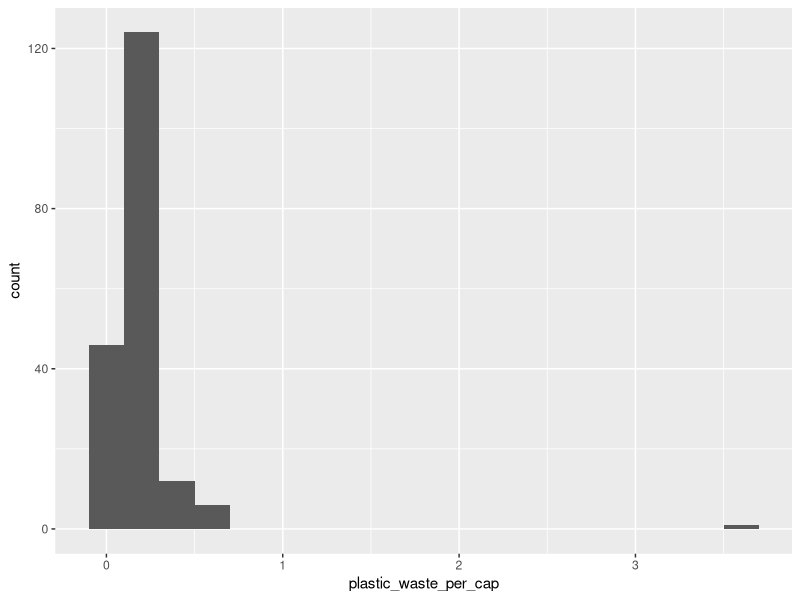
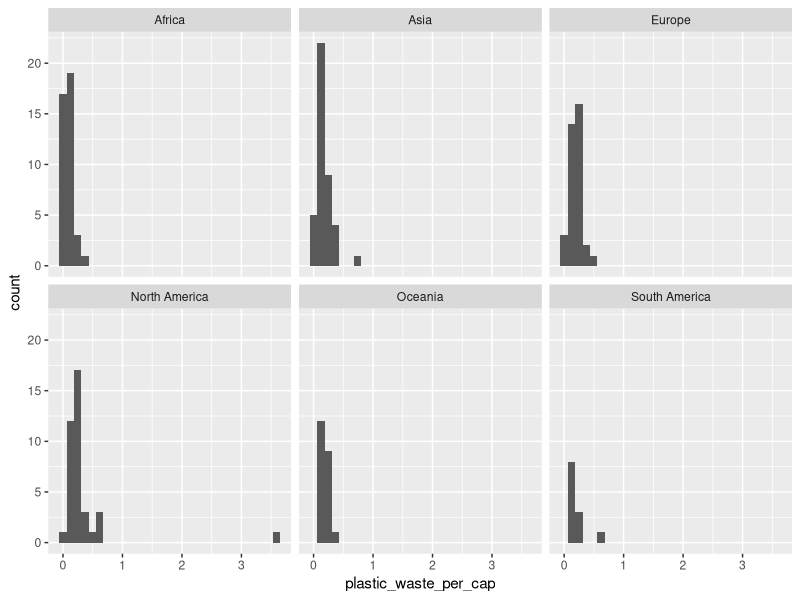
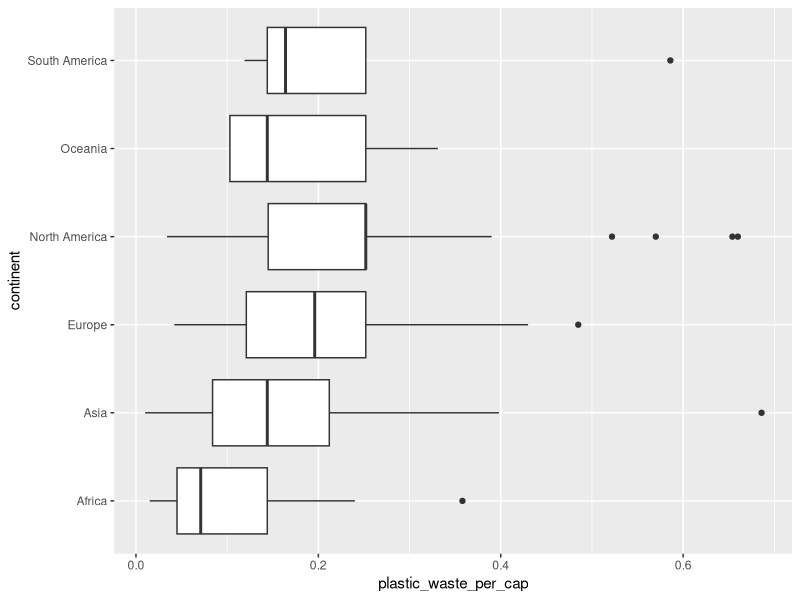
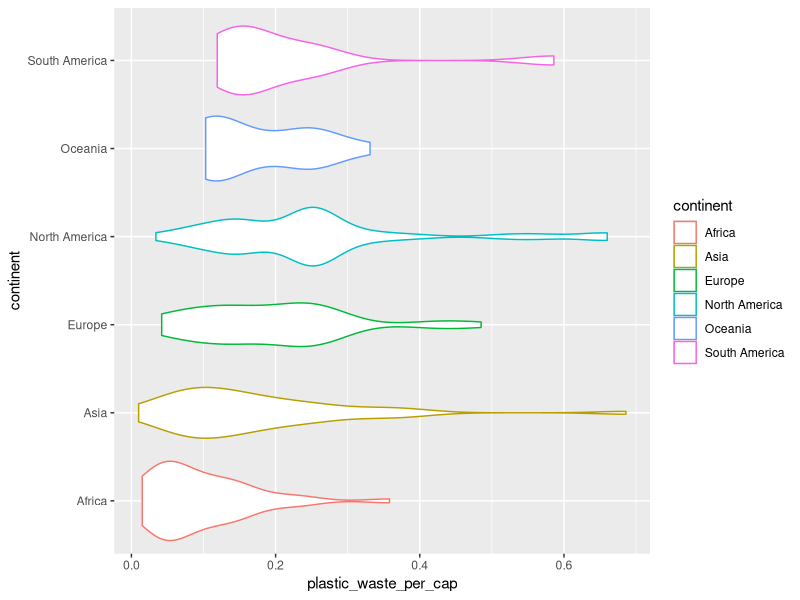
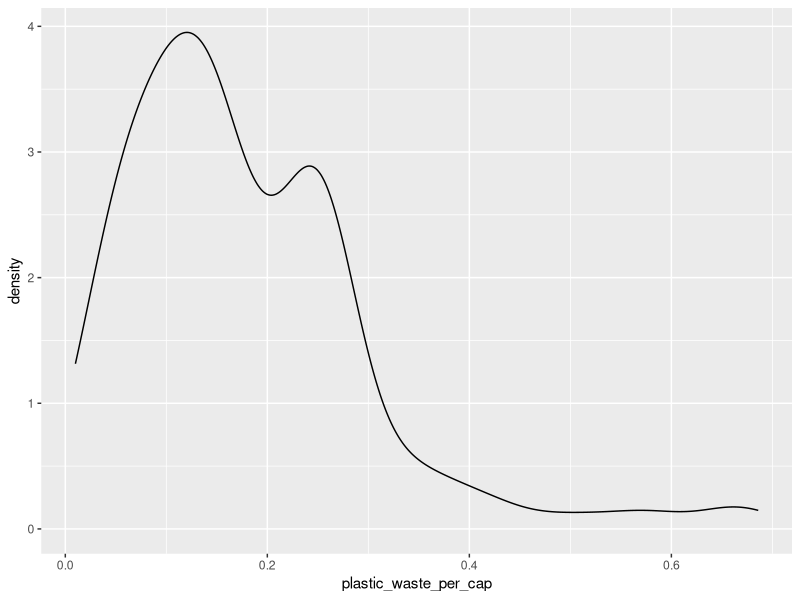
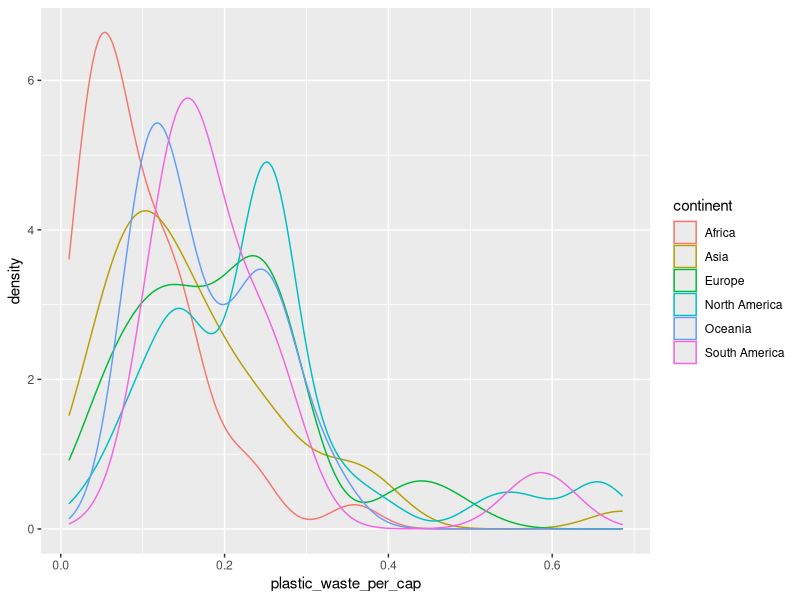
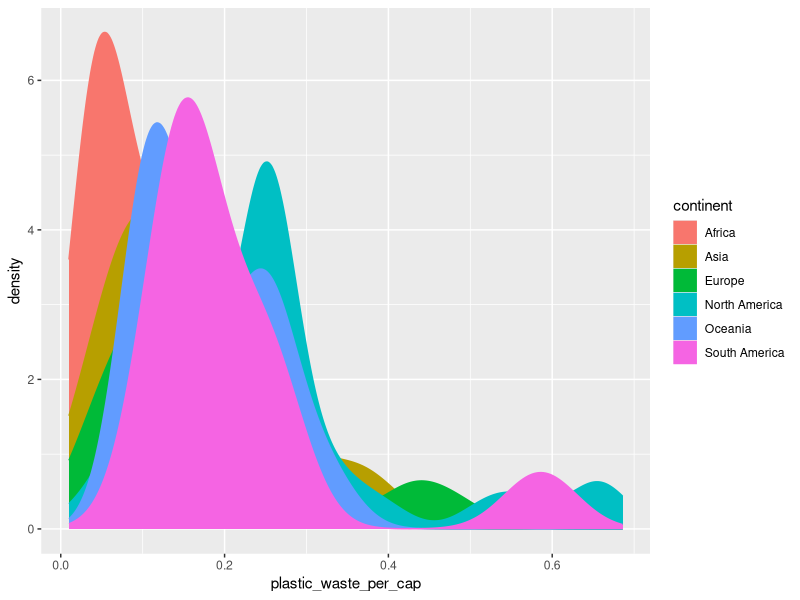
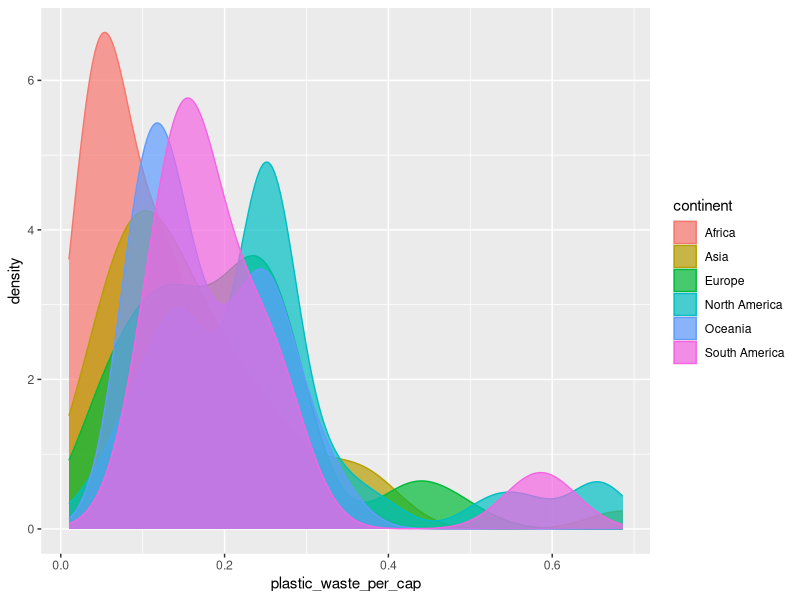

R code for these plots, in order: (Note: this script raises an error after producing the figures.)
## ---- chunk 1
knitr::opts_chunk$set(eval = TRUE)
## ---- chunk 2
library(tidyverse)
## ---- chunk 3
plastic_waste <- read_csv("data/plastic-waste.csv")
## ---- chunk 4
ggplot(data = plastic_waste, aes(x = plastic_waste_per_cap)) +
  geom_histogram(binwidth = 0.2)
## ---- chunk 5
plastic_waste %>%
  filter(plastic_waste_per_cap > 3.5)
## ---- chunk 6
ggplot(data = plastic_waste,
       mapping = aes(x = plastic_waste_per_cap)) +
  geom_histogram() +
  facet_wrap(~ continent)
## ---- chunk 7
plastic_waste_filtered <- plastic_waste %>%
  filter(plastic_waste_per_cap < 3.5)
## ---- chunk 8
ggplot(data = plastic_waste_filtered, 
       mapping = aes(x = plastic_waste_per_cap, y = continent)) + 
    geom_boxplot()
## ---- chunk 9
ggplot(data = plastic_waste_filtered, 
       mapping = aes(x = plastic_waste_per_cap, y = continent, color = continent)) + 
    geom_violin()
## ---- chunk 10
ggplot(data = plastic_waste_filtered, aes(x = plastic_waste_per_cap)) +
  geom_density()
## ---- chunk 11
ggplot(data = plastic_waste_filtered, 
       mapping = aes(x = plastic_waste_per_cap, 
                     color = continent)) +
  geom_density()
## ---- chunk 12
ggplot(data = plastic_waste_filtered, 
       mapping = aes(x = plastic_waste_per_cap, 
                     color = continent, 
                     fill = continent)) +
  geom_density()
## ---- chunk 13
ggplot(data = plastic_waste_filtered, 
       mapping = aes(x = plastic_waste_per_cap, 
                     color = continent, 
                     fill = continent)) +
  geom_density(alpha = 0.7)
## ---- chunk 14
ggplot(data = plastic_waste_filtered, 
       mapping = aes(x = plastic_waste_per_cap, 
                     color = continent, 
                     fill = continent)) +
  geom_density(alpha = 0.3)
## ---- chunk 15
ggplot(data = plastic_waste_filtered, 
       mapping = aes(x = plastic_waste_per_cap,
                     y = mismanaged_plastic_waste_per_cap)) +
       geom_point(color = "blue")
## ---- chunk 16
ggplot(data = plastic_waste_filtered, 
       mapping = aes(x = plastic_waste_per_cap,
                     y = mismanaged_plastic_waste_per_cap, 
                     color = continent)) +
       geom_point()
## ---- chunk 17
ggplot(data = plastic_waste_filtered, 
       mapping = aes(x = plastic_waste_per_cap,
                     y = total_pop)) +
       geom_point() +
       geom_smooth()

## ---- chunk 18
ggplot(data = plastic_waste_filtered, 
       mapping = aes(x = plastic_waste_per_cap,
                     y = coastal_pop)) +
       geom_point() +
       geom_smooth()      
## ---- chunk 19
plastic_waste %>% 
  mutate(coastal_pop_prop = coastal_pop / total_pop) %>%
  filter(plastic_waste_per_cap < 3) %>%
  ggplot(mapping = aes(x = coastal_pop_prop,
                       y = plastic_waste_per_cap, color = continent)) +
  geom_point() +
  geom_smooth(color = "black") +
  scale_colour_viridis_d() +
  labs(x = "Coastal population proportion (Coastal/total population)",
       y = "Plastic waste per capita",
       title = "Plastic waste vs. coastal population proportion",
       subtitle = "by continent") +
  theme_set(theme_minimal())

# You fill in the rest
## ---- chunk 20
knitr::include_graphics("data/Graph.png")
